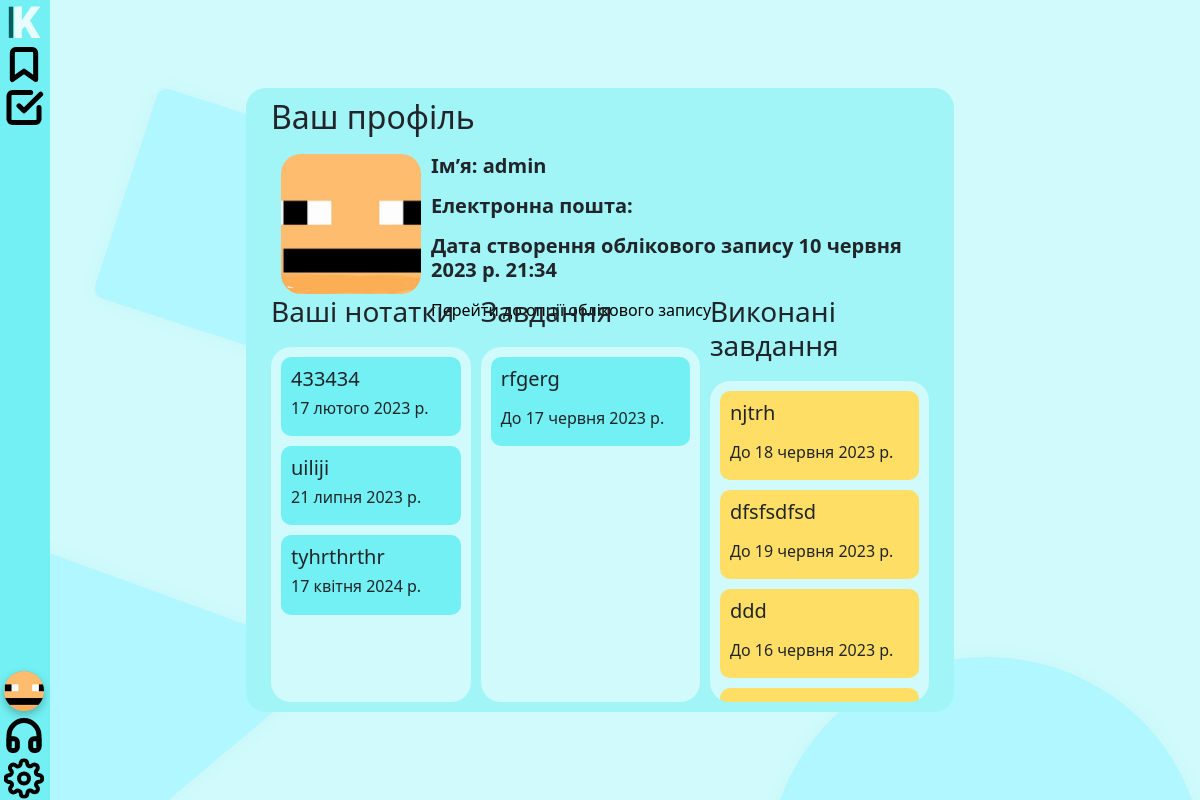
/profile (signed in), run on an earlier commit of the app's database.
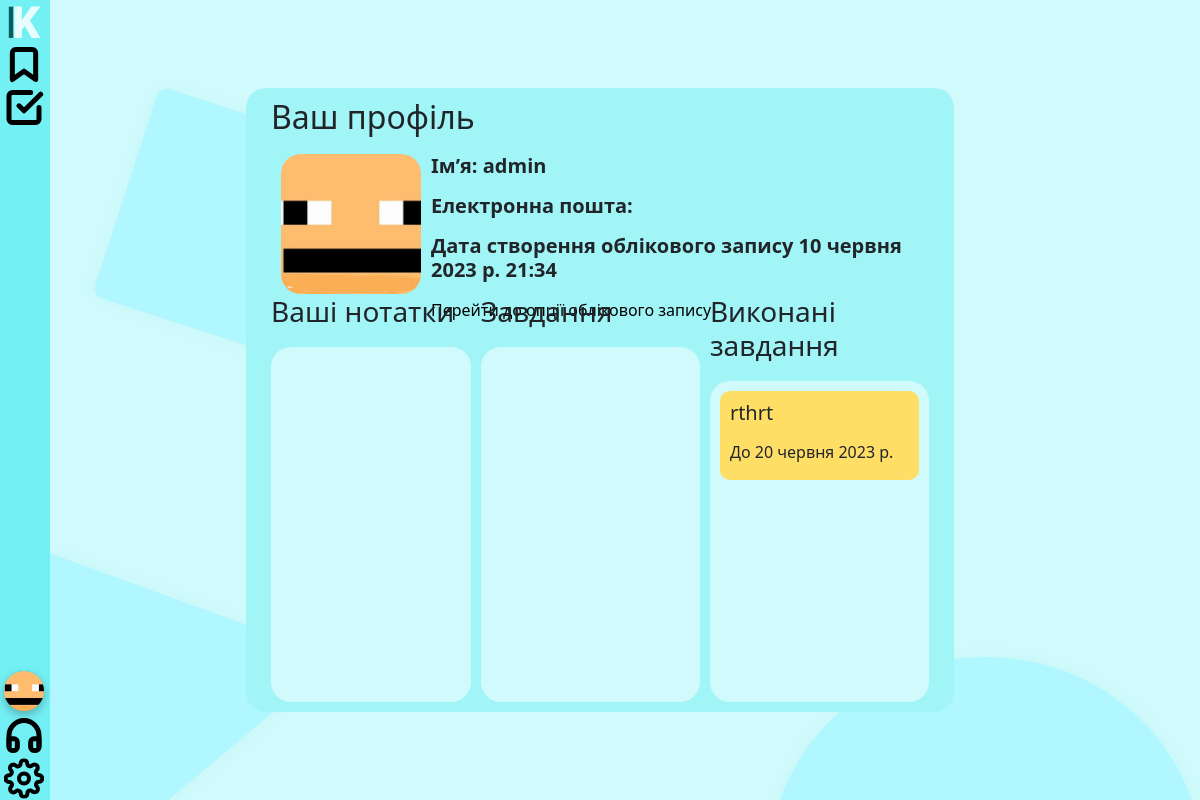
And on a later commit of the database.
### Kalendaruapp/models.py (models this page shows)
class UserProfile(models.Model):
    user = models.OneToOneField(User,on_delete=models.CASCADE)
    avatar = models.ImageField(upload_to='avatar/')

class Notes(models.Model):
    name = models.CharField(max_length=255)
    action = models.CharField(max_length=255)
    description = models.TextField()
    date_added = models.DateField()
    user_join = models.ForeignKey(User, on_delete=models.CASCADE,null=True,blank=True)

class Tasks(models.Model):
    name = models.CharField(max_length=255,null=True,blank=True)
    action = models.CharField(max_length=255,null=True, blank=True, default=None)
    description = models.TextField(null=True,blank=True)
    date_added = models.DateField(null=True,blank=True)
    hascompleted = models.BooleanField(null=True,blank=True)
    user_join = models.ForeignKey(User, on_delete=models.CASCADE,null=True,blank=True)

### Kalendaruapp/views.py (the view)
# urls.py: path('profile',profile, name='profile'),
def profile(request):
    if request.user.is_authenticated:
        context = {
            'avatar':UserProfile.objects.get(user=request.user.pk),
            'notes':Notes.objects.filter(user_join_id=request.user.pk),
            'tasks':Tasks.objects.filter(user_join_id=request.user.pk)
        }
    else:
        context={
            'notes':Notes.objects.filter(user_join_id=request.user.pk),
            'tasks':Tasks.objects.filter(user_join_id=request.user.pk)
        }
    return render(request, "profile.html",context)

### Kalendaruapp/templates/profile.html (shortened to what this page needs)
{% extends "base/base.html" %}
{% load static %}
{% block css %}
<link rel="stylesheet" href="{% static 'css/profile.css' %}">
{% endblock %}
{% block content %}
    <div class="profile">
        <h2>Ваш профіль</h2>
        <div class="profile-top">
            {% if avatar.avatar %}
                <img class="profile-avatar" src="{{ avatar.avatar.url }}" alt="">
            {% else %}
                <img class="profile-avatar" src="{% static 'img/noavatar.png' %}" alt="">
            {% endif %}
            <div class="profile-text">
                <h5 class="text"><strong>Ім’я: {{ user.username }}</strong></h5>
                <h5 class="text"><strong>Електронна пошта: {{ user.email }}</strong></h5>
                <h5 class="text"><strong>Дата створення облікового запису {{ user.date_joined }}</strong></h5>
                <a style="-webkit-appearance: button; -moz-appearance: button; appearance: button; text-decoration: none; color: initial;" href="{% url 'options' %}" class="button-profile">Перейти до опції облікового запису</a>
            </div>
        </div>
        <div class="profile-bottom">
            <div class="notes">
                <h3>Ваші нотатки</h3>
                <div class="notes-content">
                    {% for note in notes %}
                        <div class="note">
                            <h5 class='noteName'>{{ note.name }}</h5>
                            <h6 class='noteDate'>{{ note.date_added }}</h6>
                        </div>
                    {% endfor %}
                </div>
            </div>
            <div class="tasks">
                <h3>Завдання</h3>
                <div class="tasks-content">
                    {% for task in tasks %}
                        {% if not task.hascompleted %}
                            <div class="task" style="background: #72F0F3;">
                                <h5>{{ task.name }}</h5>
                                <h6>До {{ task.date_added }}</h6>
                            </div>
                        {% endif %}
                    {% endfor %}
                </div>
            </div>
            <div class="done-tasks">
                <h3>Виконані завдання</h3>
                <div class="done-tasks-content">
                    {% for task in tasks %}
                        {% if task.hascompleted %}
                            <div class="task" style="background: #FFDE66;">
                                <h5>{{ task.name }}</h5>
                                <h6>До {{ task.date_added }}</h6>
                            </div>
                        {% endif %}
                    {% endfor %}
                </div>
            </div>
        </div>
    </div>
{% endblock %}

### Kalendaruapp/templates/base/base.html (shortened to what this page needs)
{% load static %}
<html lang="en">
<head>
    <link rel="stylesheet" href="{% static 'css/base.css' %}">
    <link href="https://cdn.jsdelivr.net/npm/bootstrap@5.3.0/dist/css/bootstrap.min.css" rel="stylesheet">
    {% block css %}{% endblock %}
</head>
<body style="background-image: url('{% static "img/background1.svg" %}');">
    <div class="main">
        {% block content %}
        {% endblock %}
    </div>
    <div class="side-main">
        <div class="icons">
            <div class="upper">
                <div class="img-text main-kalendaru">
                    <a class='enter'href="{% url 'calendar' %}">
                        <img class = 'buttons main-button' src="{% static 'img/logo.svg' %}" alt="IMG has not loaded :(">
                    </a>
                </div>
                <div class="img-text notes-kalendaru">
                    <a class='enter'href="{% url 'notes' %}">
                        <img class = 'buttons notes-button' src="{% static 'img/bookmark.svg' %}" alt="IMG has not loaded :(">
                    </a>
                </div>
                <div class="img-text tasks-kalendaru">
                    <a class='enter'href="{% url 'tasks' %}">
                        <img class = 'buttons tasks-button' src="{% static 'img/check-square.svg' %}" alt="IMG has not loaded :(">
                    </a>
                </div>
            </div>
            <div class="lower">
                <div class="img-text login-kalendaru">
                    {% if user.is_authenticated %}
                            {% if avatar.avatar %}
                            <a class='enter'href="{% url 'profile' %}">
                                <img class = 'buttons login-button avatar' src="{{ avatar.avatar.url }}" alt="IMG has not loaded :("> {% comment %} {% static 'img/noavatar.png' %} {% endcomment %}
                            </a>
                            {% else %}
                            <a class='enter'href="{% url 'profile' %}">
                                <img class = 'buttons login-button avatar' src="{% static 'img/noavatar.png' %}" alt="IMG has not loaded :("> {% comment %} {% static 'img/noavatar.png' %} {% endcomment %}
                                <h3 class="text-buttons login-button">{{ user.username }}</h3>
                            </a>
                            {% endif %}
                    {% else %}
                            <a class='enter' href="{% url 'login' %}">
                                <img class = 'buttons login-button' src="{% static 'img/log-in.svg' %}" alt="IMG has not loaded :(">
                                <h3 class="text-buttons login-button">Вхід</h3>
                            </a>
                    {% endif %}
                </div>
                <div class="img-text support-kalendaru">
                    <a class='enter' href="{% url 'support' %}">
                        <img class = 'buttons support-button' src="{% static 'img/headphones.svg' %}" alt="IMG has not loaded :(">
                    </a>
                </div>
                <div class="img-text options-kalendaru">
                    <a class='enter' href="{% url 'options' %}">
                        <img class = 'buttons options-button' src="{% static 'img/settings.svg' %}" alt="IMG has not loaded :(">
                    </a>
                </div>
            </div>
        </div>
    </div>
</body>
</html>

### Kalendaruapp/static/css/base.css (style rules this page uses)
:root { --event-kalendaru: #00FFB3; --event-user: #D0FAFB; --event-official: #FFDE66; --task-completed-background: #FFDE66; --white-blue: #E8FDFD; --almost-white-blue: #D0FAFB; --blackest-blue: #021717; --black-blue: #042E2F; --very-bright-blue: #A1F5F7; --not-really-very-bright-blue: #72F0F3; --bright-blue: #44ECEE; --blue: #27E9EC; --little-blackier-blue: #11B9BB; --little-more-blackier-blue: #0C8A8D; --blackier-blue: #085C5E; }
* { padding: 0; margin: 0; box-sizing: border-box; }
html, body { display: flex; flex-direction: column; padding: 0px; width: 100vw; height: 100vh; position: relative; }
@media only screen and (min-width: 701px) { .side-main { display: flex; flex-direction: row; align-items: flex-start; flex-direction: column; gap: 10px; justify-content: center; position: absolute; width: 50px; height: 100%; left: 0px; top: 0px; transition-duration: 400ms; background: var(--not-really-very-bright-blue); } }
@media only screen and (min-width: 701px) { .icons { display: flex; flex-direction: column; justify-content: space-between; align-items: center; width: 100%; height: 100%; margin-left: 7%; flex: none; order: 0; align-self: stretch; flex-grow: 0; } }
@media only screen and (min-width: 701px) { .main { display: flex; flex-direction: column; justify-content: center; align-items: center; padding: 10px; isolation: isolate; width: 100%; height: 100%; flex: none; order: 0; align-self: stretch; flex-grow: 0; } }
@media only screen and (min-width: 701px) { .buttons { cursor: pointer; user-select: none; -webkit-user-drag: none; } }
@media only screen and (min-width: 701px) { .lower, .upper { display: flex; flex-direction: column; align-items: flex-start; padding: 0px; width: 100%; flex: none; flex-grow: 0; } }
@media only screen and (min-width: 701px) { .img-text { display: flex; flex-direction: row; align-items: center; width: 100%; justify-content: flex-start; gap: 10px; } }
@media only screen and (min-width: 701px) { .avatar { width: 40px; height: 40px; box-shadow: inset 0px 4px 4px rgba(0, 0, 0, 0.25); filter: drop-shadow(0px 4px 4px rgba(0, 0, 0, 0.25)); border-radius: 50px; } }
@media only screen and (min-width: 701px) { .enter { text-decoration: none; color: black; display: flex; flex-direction: row; } }

What changed in the data, as far as the page shows it:
removed Notes: name "433434", date_added "17 лютого 2023 р."
removed Notes: name "uiliji", date_added "21 липня 2023 р."
removed Notes: name "tyhrthrthr", date_added "17 квітня 2024 р."
removed Tasks: name "rfgerg", date_added "17 червня 2023 р.", shown under "Завдання"
removed Tasks: name "njtrh", date_added "18 червня 2023 р.", shown under "Виконані завдання"
removed Tasks: name "dfsfsdfsd", date_added "19 червня 2023 р.", shown under "Виконані завдання"
removed Tasks: name "ddd", date_added "16 червня 2023 р.", shown under "Виконані завдання"
added Tasks: name "rthrt", date_added "20 червня 2023 р.", shown under "Виконані завдання"
